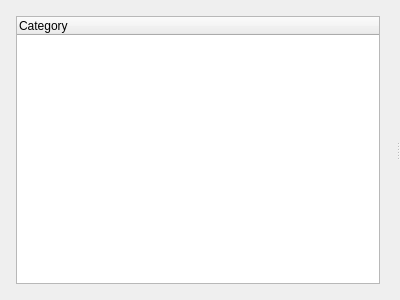
<?xml version="1.0" encoding="UTF-8"?>
<ui version="4.0">
 <class>CustomSettingsWidget</class>
 <widget class="QWidget" name="CustomSettingsWidget">
  <property name="geometry">
   <rect>
    <x>0</x>
    <y>0</y>
    <width>400</width>
    <height>300</height>
   </rect>
  </property>
  <layout class="QHBoxLayout" name="horizontalLayout_2">
   <property name="leftMargin">
    <number>0</number>
   </property>
   <property name="topMargin">
    <number>0</number>
   </property>
   <property name="rightMargin">
    <number>0</number>
   </property>
   <property name="bottomMargin">
    <number>0</number>
   </property>
   <item>
    <widget class="QSplitter" name="splitter">
     <property name="lineWidth">
      <number>0</number>
     </property>
     <property name="orientation">
      <enum>Qt::Horizontal</enum>
     </property>
     <widget class="nx::vms::client::desktop::Panel" name="leftPanel" native="true">
      <layout class="QVBoxLayout" name="verticalLayout">
       <property name="leftMargin">
        <number>16</number>
       </property>
       <property name="topMargin">
        <number>16</number>
       </property>
       <property name="rightMargin">
        <number>16</number>
       </property>
       <property name="bottomMargin">
        <number>16</number>
       </property>
       <item>
        <widget class="QTreeWidget" name="groupsWidget">
         <property name="allColumnsShowFocus">
          <bool>true</bool>
         </property>
         <column>
          <property name="text">
           <string>Category</string>
          </property>
         </column>
        </widget>
       </item>
      </layout>
     </widget>
     <widget class="QStackedWidget" name="contentsWidget"/>
    </widget>
   </item>
  </layout>
 </widget>
 <customwidgets>
  <customwidget>
   <class>nx::vms::client::desktop::Panel</class>
   <extends>QWidget</extends>
   <header location="global">nx/vms/client/desktop/common/widgets/panel.h</header>
   <container>1</container>
  </customwidget>
 </customwidgets>
 <resources/>
 <connections/>
</ui>
